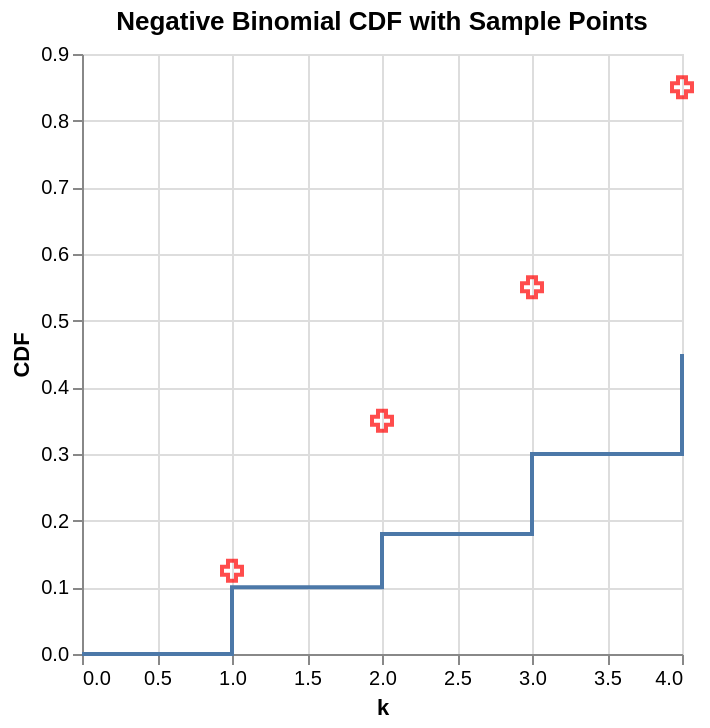

Write the Vega-Lite specification saved for this chart.
### Vega-Lite specification from a JSON file in a GitHub repository (floating-point values rounded to 4 significant figures)
{"$schema": "https://vega.github.io/schema/vega-lite/v6.json", "description": "Negative Binomial CDF with samples overlaid", "width": "container", "height": "container", "title": "Negative Binomial CDF with Sample Points", "layer": [{"data": {"values": [{"value": 0, "prob": 0.0}, {"value": 1, "prob": 0.1}, {"value": 2, "prob": 0.18}, {"value": 3, "prob": 0.3}, {"value": 4, "prob": 0.45}]}, "mark": {"type": "line", "interpolate": "step-after", "tooltip": true}, "encoding": {"x": {"field": "value", "type": "quantitative", "title": "k"}, "y": {"field": "prob", "type": "quantitative", "title": "CDF"}}}, {"data": {"values": [{"value": 1, "prob": 0.125}, {"value": 2.0, "prob": 0.35}, {"value": 3, "prob": 0.55}, {"value": 4, "prob": 0.85}]}, "mark": {"type": "point", "shape": "cross", "color": "red", "size": 100, "strokeWidth": 2}, "encoding": {"x": {"field": "value", "type": "quantitative", "title": "k"}, "y": {"field": "prob", "type": "quantitative", "title": "CDF"}}}]}
